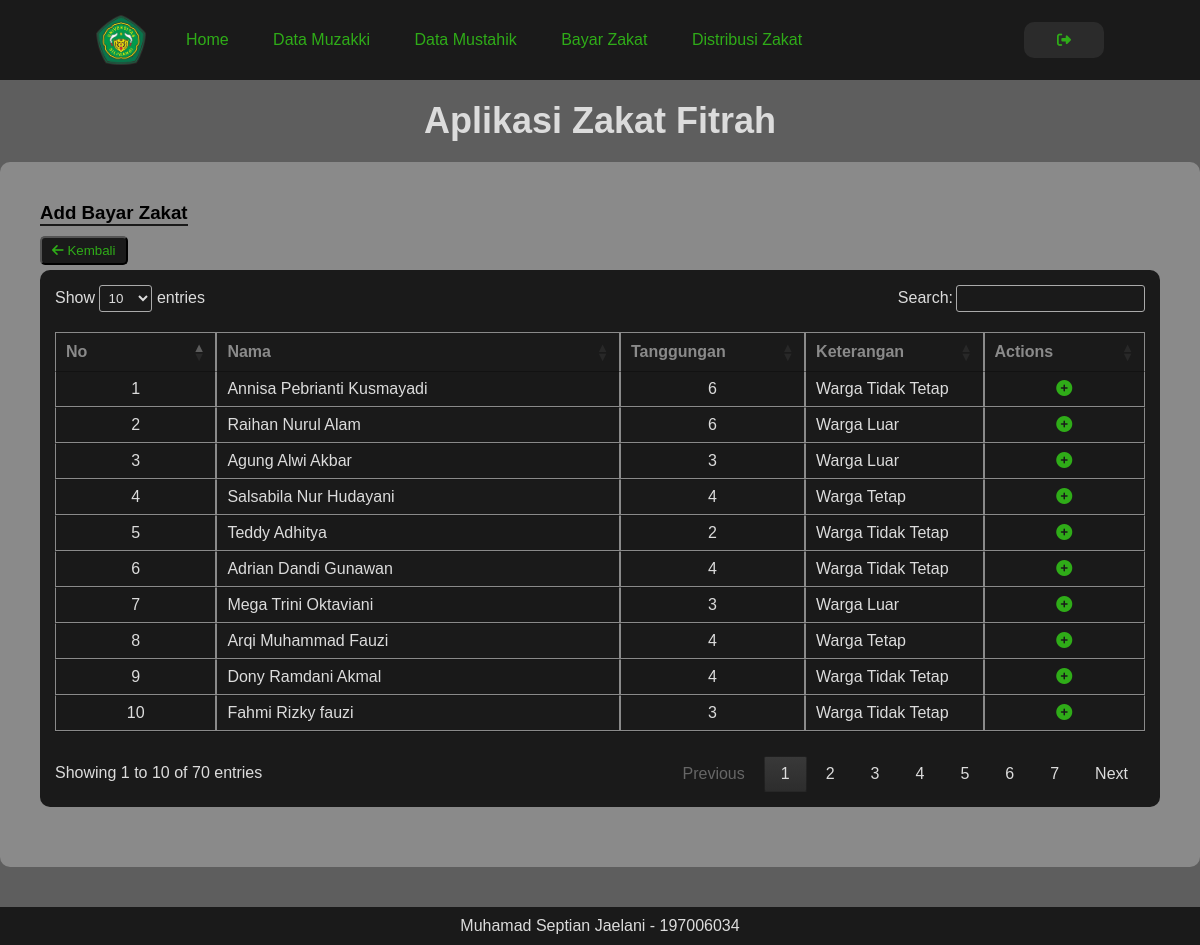
Page /includes/bayar-zakat/add-bayar-zakat/add-bayar-zakat.php (signed in) on the committed database.
### tables this page shows
CREATE TABLE `muzakki_bayar` (
  `id_muzakki_bayar` int(11) NOT NULL,
  `nama_muzakki` varchar(100) DEFAULT NULL,
  `jumlah_tanggupan` int(10) DEFAULT NULL,
  `keterangan` varchar(25) DEFAULT NULL
);

### includes/bayar-zakat/add-bayar-zakat/add-bayar-zakat.php (the view, shortened to what this page needs)
<?php
require "../../../header.php";
require "../../dbh.inc.php";
$no = 1;
$query_muzzaki_bayar = mysqli_query($conn,"select * from muzakki_bayar");
?>
<main>
    <div class="wrapper-main">
        <h1 class="main-title">Aplikasi Zakat Fitrah</h1>
        <section class="section-default">
            <h3 class="page-label">Add Bayar Zakat</h3>
            <div class="button-box">
                <button onclick="history.back()">
                    <i class="fas fa-arrow-left"></i>
                    Kembali
                </button>
            </div>
            <div class="box-table">
                <table id="table-data" class="display">
                    <thead>
                    <tr>
                        <th class="table-small-width">No</th>
                        <th class="table-wide-width">Nama</th>
                        <th class="table-small-width">Tanggungan</th>
                        <th class="table-small-width">Keterangan</th>
                        <th class="table-small-width">Actions</th>
                    </tr>
                    </thead>
                    <tbody>
                    <?php while($data = mysqli_fetch_array($query_muzzaki_bayar)) : ?>
                        <tr>
                            <td><?php echo $no++; ?></td>
                            <td class="text-left"><?php echo $data['nama_muzakki']; ?></td>
                            <td><?php echo $data['jumlah_tanggupan']; ?></td>
                            <td class="text-left"><?php echo $data['keterangan']; ?></td>
                            <td>
                                <a href="add-bayar-zakat-form.php?id=<?php echo $data['id_muzakki_bayar'];?>" class="table-button">
                                    <i class="fas fa-plus-circle"></i>
                                </a>
                            </td>
                        </tr>
                    <?php endwhile; ?>
                    </tbody>
                </table>
            </div>
        </section>
    </div>
</main>
<?php
require "../../../footer.php";
?>

### styles/style.css (style rules this page uses)
:root { --primary: #5E5E5E; --secondary: #1A1A1A; --inner-bg: #8A8A8A; --accent: #2FAC18; --text: #dcdcdc; --danger: rgb(248, 47, 47); --success: #20c2f3; --add: #0059bf; --warning: #d7a201; }
* { margin: 0; padding: 0; box-sizing: border-box; }
body { margin: 0; width: 100%; height: 100vh; display: flex; flex-direction: column; background: var(--primary); font-family: sans-serif; }
main { margin: 20px 0; padding: 0; }
.wrapper-main { margin: 0 auto; max-width: 1200px; }
.main-title { margin: 0 auto 20px; font-size: 36px; color: var(--text); text-align: center; }
.section-default { width: 100%; margin: 0 auto 20px; padding: 40px; border-radius: 10px; background-color: var(--inner-bg); }
.page-label { width: fit-content; margin: 0 0 10px 0; border-bottom: 2px solid var(--secondary); }
.box-table { margin: 0 0 20px; width: 100%; padding: 15px; text-align: center; background-color: var(--secondary); border-radius: 10px; }
.box-table table { width: 100%; font-size: 16px; color: var(--text); }
.box-table th, .box-table td { border: 1px solid var(--inner-bg); }
.box-table thead { color: var(--inner-bg); }
.box-table .table-button { width: 100%; margin: 0 5px; text-decoration: none; color: var(--accent); transition: 0.3s; }
.box-table i { width: 20px; }
.text-left { text-align: left; }
.table-wide-width { width: 25%; }
.table-small-width { width: 10%; }
.button-box { display: flex; justify-content: space-between; align-items: center; width: 100%; margin: 5px auto; }
.button-box button { margin: 0; padding: 5px 10px; background-color: var(--secondary); border-radius: 5px; color: var(--accent); cursor: pointer; transition: linear 0.2s; }

### rows in the picture
muzakki_bayar: nama_muzakki "Annisa Pebrianti Kusmayadi", jumlah_tanggupan "6", keterangan "Warga Tidak Tetap"
muzakki_bayar: nama_muzakki "Raihan Nurul Alam", jumlah_tanggupan "6", keterangan "Warga Luar"
muzakki_bayar: nama_muzakki "Agung Alwi Akbar", jumlah_tanggupan "3", keterangan "Warga Luar"
muzakki_bayar: nama_muzakki "Salsabila Nur Hudayani", jumlah_tanggupan "4", keterangan "Warga Tetap"
muzakki_bayar: nama_muzakki "Teddy Adhitya", jumlah_tanggupan "2", keterangan "Warga Tidak Tetap"
muzakki_bayar: nama_muzakki "Adrian Dandi Gunawan", jumlah_tanggupan "4", keterangan "Warga Tidak Tetap"
muzakki_bayar: nama_muzakki "Mega Trini Oktaviani", jumlah_tanggupan "3", keterangan "Warga Luar"
muzakki_bayar: nama_muzakki "Arqi Muhammad Fauzi", jumlah_tanggupan "4", keterangan "Warga Tetap"
muzakki_bayar: nama_muzakki "Dony Ramdani Akmal", jumlah_tanggupan "4", keterangan "Warga Tidak Tetap"
muzakki_bayar: nama_muzakki "Fahmi Rizky fauzi", jumlah_tanggupan "3", keterangan "Warga Tidak Tetap"
